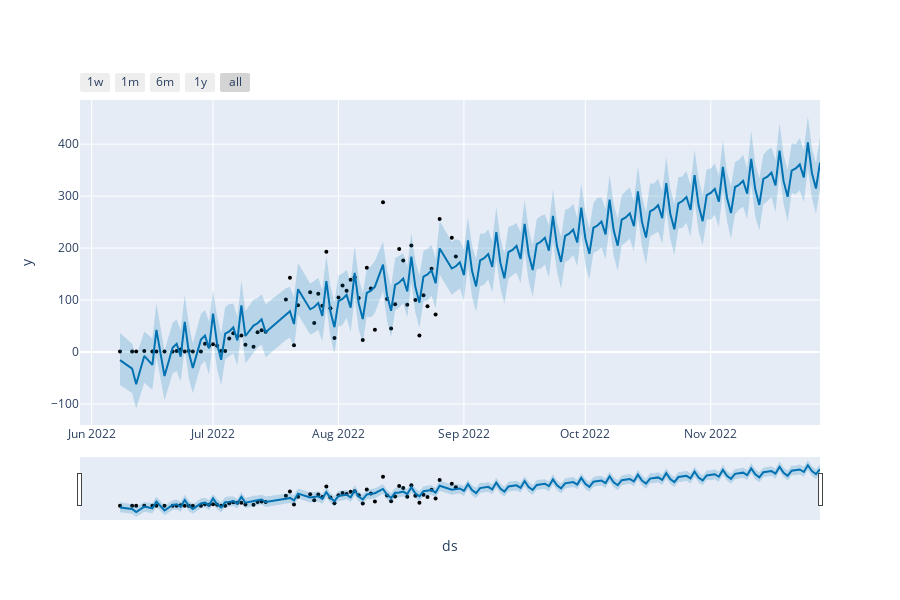

Notebook code for this chart:
### Markdown cell above
<h4>Gráfico de previsão</h4>

### Code cell
plot_plotly(m, forecast)

### Figure 1 — Plotly figure (JSON) as saved in the notebook; plotly's stock layout.template omitted (floating-point values rounded to 4 significant figures; data arrays with more than 128 entries replaced by an {"elided": "..."} marker saying what was removed)
{"data": [{"marker": {"color": "black", "size": 4}, "mode": "markers", "name": "Actual", "type": "scatter", "x": ["2022-06-08T00:00:00", "2022-06-11T00:00:00", "2022-06-12T00:00:00", "2022-06-14T00:00:00", "2022-06-16T00:00:00", "2022-06-17T00:00:00", "2022-06-19T00:00:00", "2022-06-21T00:00:00", "2022-06-22T00:00:00", "2022-06-23T00:00:00", "2022-06-24T00:00:00", "2022-06-25T00:00:00", "2022-06-26T00:00:00", "2022-06-28T00:00:00", "2022-06-29T00:00:00", "2022-06-30T00:00:00", "2022-07-01T00:00:00", "2022-07-02T00:00:00", "2022-07-03T00:00:00", "2022-07-04T00:00:00", "2022-07-05T00:00:00", "2022-07-06T00:00:00", "2022-07-07T00:00:00", "2022-07-08T00:00:00", "2022-07-09T00:00:00", "2022-07-11T00:00:00", "2022-07-12T00:00:00", "2022-07-13T00:00:00", "2022-07-14T00:00:00", "2022-07-19T00:00:00", "2022-07-20T00:00:00", "2022-07-21T00:00:00", "2022-07-22T00:00:00", "2022-07-25T00:00:00", "2022-07-26T00:00:00", "2022-07-27T00:00:00", "2022-07-28T00:00:00", "2022-07-29T00:00:00", "2022-07-30T00:00:00", "2022-07-31T00:00:00", "2022-08-01T00:00:00", "2022-08-02T00:00:00", "2022-08-03T00:00:00", "2022-08-04T00:00:00", "2022-08-05T00:00:00", "2022-08-06T00:00:00", "2022-08-07T00:00:00", "2022-08-08T00:00:00", "2022-08-09T00:00:00", "2022-08-10T00:00:00", "2022-08-12T00:00:00", "2022-08-13T00:00:00", "2022-08-14T00:00:00", "2022-08-15T00:00:00", "2022-08-16T00:00:00", "2022-08-17T00:00:00", "2022-08-18T00:00:00", "2022-08-19T00:00:00", "2022-08-20T00:00:00", "2022-08-21T00:00:00", "2022-08-22T00:00:00", "2022-08-23T00:00:00", "2022-08-24T00:00:00", "2022-08-25T00:00:00", "2022-08-26T00:00:00", "2022-08-29T00:00:00", "2022-08-30T00:00:00"], "y": [1, 1, 1, 2, 1, 1, 1, 1, 2, 5, 1, 2, 1, 1, 16, 12, 15, 12, 2, 2, 26, 36, 30, 32, 14, 10, 38, 42, 39, 101, 143, 13, 90, 115, 56, 112, 89, 193, 84, 27, 105, 128, 118, 139, 144, 104, 23, 162, 122, 43, 288, 102, 45, 92, 198, 176, 91, 205, 100, 32, 109, 88, 160, 72, 256, 220, 184]}, {"hoverinfo": "skip", "line": {"width": 0}, "mode": "lines", "type": "scatter", "x": {"elided": "157 str values"}, "y": {"elided": "157 float values"}}, {"fill": "tonexty", "fillcolor": "rgba(0, 114, 178, 0.2)", "line": {"color": "#0072B2", "width": 2}, "mode": "lines", "name": "Predicted", "type": "scatter", "x": {"elided": "157 str values"}, "y": {"elided": "157 float values"}}, {"fill": "tonexty", "fillcolor": "rgba(0, 114, 178, 0.2)", "hoverinfo": "skip", "line": {"width": 0}, "mode": "lines", "type": "scatter", "x": {"elided": "157 str values"}, "y": {"elided": "157 float values"}}], "layout": {"height": 600, "showlegend": false, "width": 900, "xaxis": {"autorange": true, "range": ["2022-05-29 02:44:34.2857", "2022-11-28"], "rangeselector": {"buttons": [{"count": 7, "label": "1w", "step": "day", "stepmode": "backward"}, {"count": 1, "label": "1m", "step": "month", "stepmode": "backward"}, {"count": 6, "label": "6m", "step": "month", "stepmode": "backward"}, {"count": 1, "label": "1y", "step": "year", "stepmode": "backward"}, {"step": "all"}]}, "rangeslider": {"autorange": true, "range": ["2022-05-29 02:44:34.2857", "2022-11-28"], "visible": true, "yaxis": {"_template": null, "rangemode": "match"}}, "title": {"text": "ds"}, "type": "date"}, "yaxis": {"autorange": true, "range": [-140.5, 485.0], "title": {"text": "y"}, "type": "linear"}}}
